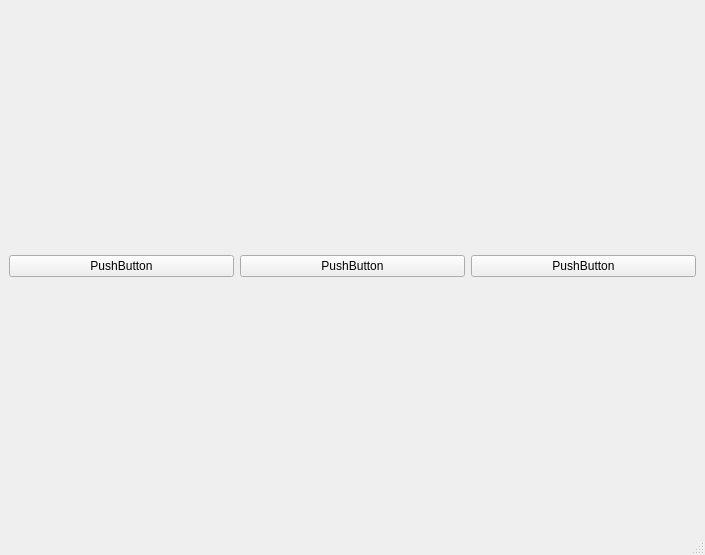
<?xml version="1.0" encoding="UTF-8"?>
<ui version="4.0">
 <class>MainWindow</class>
 <widget class="QMainWindow" name="MainWindow">
  <property name="geometry">
   <rect>
    <x>0</x>
    <y>0</y>
    <width>705</width>
    <height>555</height>
   </rect>
  </property>
  <property name="windowTitle">
   <string>MainWindow</string>
  </property>
  <widget class="QWidget" name="main">
   <layout class="QGridLayout" name="gridLayout_2">
    <item row="0" column="0">
     <layout class="QGridLayout" name="main_layout">
      <item row="0" column="0">
       <layout class="QHBoxLayout" name="horizontalLayout">
        <item>
         <widget class="QPushButton" name="btn_1">
          <property name="text">
           <string>PushButton</string>
          </property>
         </widget>
        </item>
        <item>
         <widget class="QPushButton" name="btn_2">
          <property name="text">
           <string>PushButton</string>
          </property>
         </widget>
        </item>
        <item>
         <widget class="QPushButton" name="btn_3">
          <property name="text">
           <string>PushButton</string>
          </property>
         </widget>
        </item>
       </layout>
      </item>
     </layout>
    </item>
   </layout>
  </widget>
  <widget class="QMenuBar" name="menubar">
   <property name="geometry">
    <rect>
     <x>0</x>
     <y>0</y>
     <width>705</width>
     <height>21</height>
    </rect>
   </property>
  </widget>
  <widget class="QStatusBar" name="statusbar"/>
 </widget>
 <resources/>
 <connections/>
</ui>
